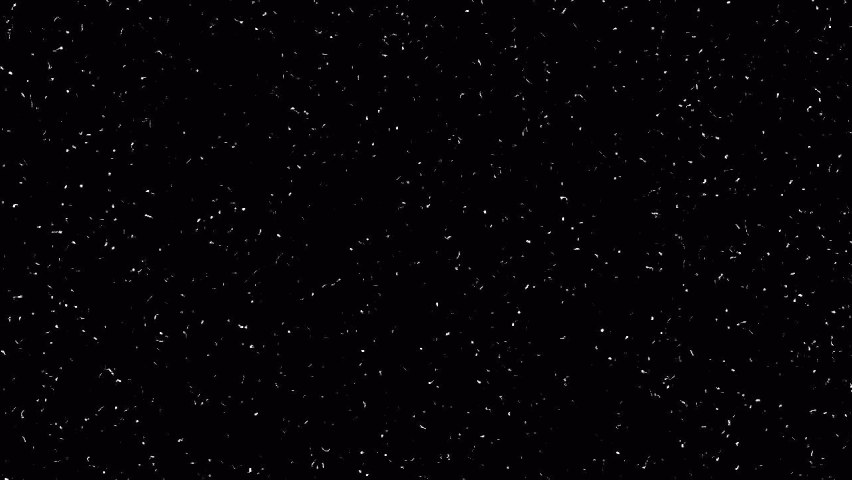
#> input picture data/22Na/22Na_1405.tiff, 852 x 480 px; its folder holds only this picture in this run
$ python parameter_histogram.py
#> lines starting #> are read from the running program, lines starting #| are printed output that depends on the picture; after the words box and inside, x2 and y2 are one past the last pixel; in counts of white or black regions, pixels touching at a corner belong together
### webcam.py
# Standard imports
import matplotlib.pyplot as plt
import matplotlib as mpl
import cv2
import numpy as np
import glob
import pandas as pd
from tqdm import tqdm

# 写真データのオフセット分を取り除く用のパラメタ
Na_slice = ( slice( 70, -71 ), slice(  2,  -3 ) )
Co_slice = ( slice( 70, -71 ), slice(  2,  -3 ) )
Sr_slice = ( slice( None ),    slice( None ) )
Ba_slice = ( slice( 44, -45 ), slice(  2,  -3 ) )
Eu_slice = ( slice( 43, -44 ), slice(  2,  -3 ) )
Am_slice = ( slice(  2,  -3 ), slice( 18, -19 ) )
Monazu_slice = ( slice( 2, -3 ), slice( 47, -48 ) )

class AnalysisImage:
    def __init__(self, pathlist, source_slice):
        self.pathlist = pathlist
        self.source_slice = source_slice
        self.threshold = 5

        self.num       = []
        self.area      = np.array([])
        self.arc_len   = np.array([])
        self.luminance = np.array([])
        self.ratio     = np.array([])

    # [6 lines left out: function initialize, not called in this run]

    def load_data(self, path):
#> called with path = './data/22Na/22Na_1405.tiff'
        gray_img = cv2.cvtColor( cv2.imread(path) , cv2.COLOR_BGR2GRAY)[ self.source_slice[0], self.source_slice[1] ]
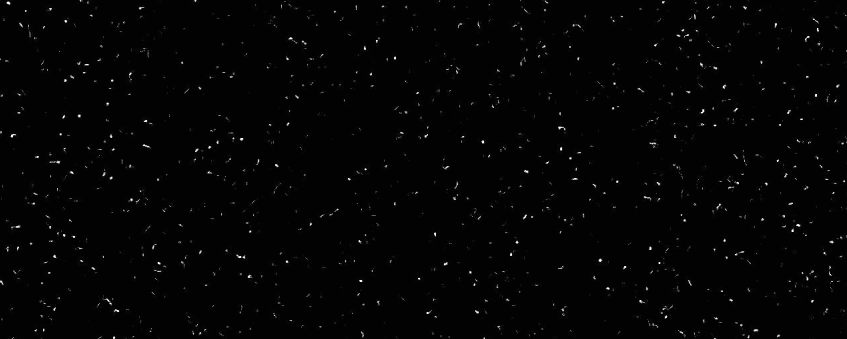
#> gray_img: shape (339, 847); min 2, max 254, mean 4
        return gray_img

    def analyze(self, threshold = 5):
        self.threshold = threshold
        for path in tqdm(self.pathlist):
            gray_img = self.load_data( path )
            ret, binary = cv2.threshold(gray_img, self.threshold, 255, cv2.THRESH_BINARY)
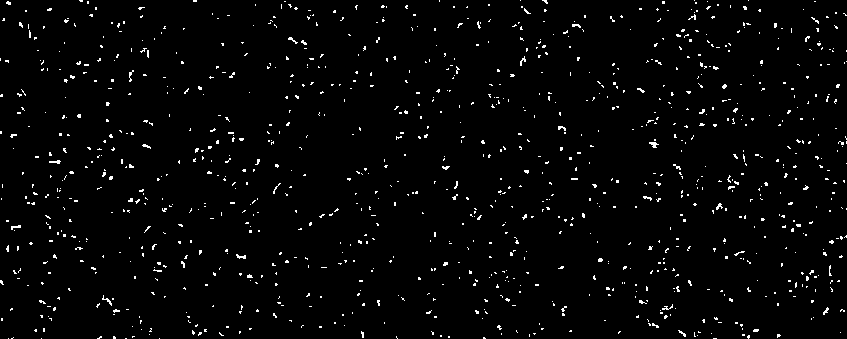
#> binary: shape (339, 847); 2.3% white in thin lines or dots
#> ret = 15
            contours, hierarchy = cv2.findContours(binary, cv2.RETR_LIST, cv2.CHAIN_APPROX_NONE)
#> contours = 1079 contours, 1078 with area under 20; largest, box (x1, y1, x2, y2) and area: (649, 142, 659, 148) 21

            self.num.append( len(contours) )
            tmp_area         = []
            area_append      = tmp_area.append
            tmp_arc_len      = []
            arc_len_append   = tmp_arc_len.append
            tmp_luminance    = []
            luminance_append = tmp_luminance.append
            tmp_ratio        = []
            ratio_append     = tmp_ratio.append

            for i, contour in enumerate(contours):
                area_append( cv2.contourArea(contour) )
                arc_len_append( cv2.arcLength(contour, True) )
                mask = np.zeros_like(gray_img)
                cv2.fillPoly(mask, contour, 255)
                luminance_append( np.sum( (gray_img * mask).ravel() ) )
                tmp_rect = cv2.minAreaRect(contour)
                if np.max(tmp_rect[1]) != 0.:
                    ratio_append( np.min(tmp_rect[1]) / np.max(tmp_rect[1]) )
                else:
                    ratio_append( -1 )
#> this loop made 1079 passes
#> tmp_rect on passes 1, 2, 4: ((714.5, 338), (0, 3), -90), ((159, 338), (0, 0), -90), ((41, 338), (0, 0), -90)
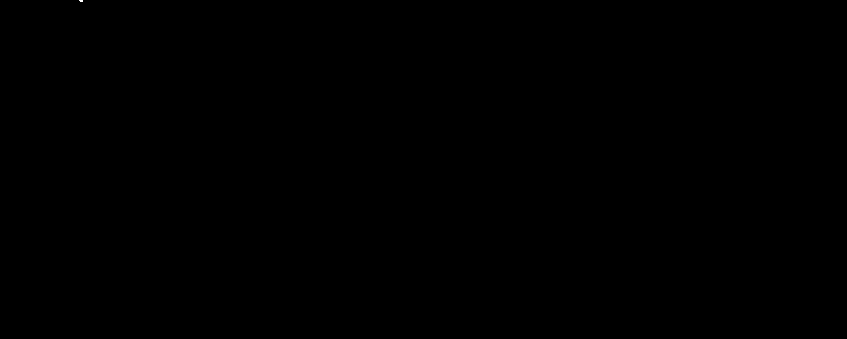
#> mask: shape (339, 847); 0% white in thin lines or dots, all inside (x1, y1, x2, y2) = (79, 0, 83, 2)

            self.area      = np.append(self.area, tmp_area)
#> self.area = 1079 values, max 21 at index 626, min 0 at index 0, mean 2.17
            self.arc_len   = np.append(self.arc_len, tmp_arc_len)
#> self.arc_len = 1079 values, max 36.38 at index 107, min 0 at index 1, mean 6.44
            self.luminance = np.append(self.luminance, tmp_luminance)
#> self.luminance = 1079 values, max 4635 at index 626, min 139 at index 528, mean 1056.5
            self.ratio     = np.append(self.ratio, tmp_ratio)
#> self.ratio = 1079 values, max 1 at index 7, min -1 at index 1, mean 0.25

    # [55 lines left out: functions get_img_event_num, rect_plot, event_plot, not called in this run]

### parameter_histogram.py
# original class import
import webcam

# Standard imports
import matplotlib.pyplot as plt
import matplotlib as mpl
from matplotlib.ticker import ScalarFormatter
import cv2
import numpy as np
import glob
import pandas as pd
from tqdm import tqdm

plt.rcParams['font.family'] = 'Times New Roman' #全体のフォントを設定
plt.rcParams['mathtext.fontset'] = 'stix'
plt.rcParams['font.size'] = 22
plt.rcParams['axes.linewidth'] = 1.0# 軸の線幅edge linewidth。囲みの太さ
plt.rcParams['axes.grid'] = True
plt.rcParams['figure.subplot.left'] = 0.13
plt.rcParams['figure.subplot.right'] = 0.95
plt.rcParams['figure.subplot.top'] = 0.95
plt.rcParams['figure.subplot.bottom'] = 0.13
plt.rcParams["xtick.direction"] = "in"               #x軸の目盛線を内向きへ
plt.rcParams["ytick.direction"] = "in"               #y軸の目盛線を内向きへ
plt.rcParams["xtick.minor.visible"] = True           #x軸補助目盛りの追加
plt.rcParams["ytick.minor.visible"] = True           #y軸補助目盛りの追加
plt.rcParams["xtick.major.size"] = 10                #x軸主目盛り線の長さ
plt.rcParams["ytick.major.size"] = 10                #y軸主目盛り線の長さ
plt.rcParams["xtick.minor.size"] = 5                 #x軸補助目盛り線の長さ
plt.rcParams["ytick.minor.size"] = 5                 #y軸補助目盛り線の長さ

test_slice = slice( 0, 6 )
img_threshold = 15

Na_pathlist = glob.glob("./data/22Na/*.tiff")
Na = webcam.AnalysisImage( Na_pathlist[test_slice], webcam.Na_slice )
Na.analyze(img_threshold)

Co_pathlist = glob.glob("./data/60Co/*.tiff")
Co = webcam.AnalysisImage( Co_pathlist[test_slice], webcam.Co_slice )
Co.analyze(img_threshold)

Sr_pathlist = glob.glob("./data/90Sr/*.tiff")
Sr = webcam.AnalysisImage( Sr_pathlist[test_slice], webcam.Sr_slice )
Sr.analyze(img_threshold)

Ba_pathlist = glob.glob("./data/133Ba/*.tiff")
Ba = webcam.AnalysisImage( Ba_pathlist[test_slice], webcam.Ba_slice )
Ba.analyze(img_threshold)

Eu_pathlist = glob.glob("./data/152Eu/*.tiff")
Eu = webcam.AnalysisImage( Eu_pathlist[test_slice], webcam.Eu_slice )
Eu.analyze(img_threshold)

Am_pathlist = glob.glob("./data/241Am/*.tiff")
Am = webcam.AnalysisImage( Am_pathlist[test_slice], webcam.Am_slice )
Am.analyze(img_threshold)

Monazu_pathlist = glob.glob("./data/Monazu/*.tiff")
Monazu = webcam.AnalysisImage( Monazu_pathlist[test_slice], webcam.Monazu_slice )
Monazu.analyze(img_threshold)

fig = plt.figure(figsize= (8, 8))
ax = fig.add_subplot(1, 1, 1)
ax.hist( Na.luminance, bins = 50, range = (0, 8000), alpha = 0.3, density=1., label = "22Na", color = "C0" )
ax.hist( Sr.luminance, bins = 50, range = (0, 8000), alpha = 0.3, density=1., label = "90Sr", color = "C1" )
ax.hist( Co.luminance, bins = 50, range = (0, 8000), alpha = 0.3, density=1., label = "60Co", color = "C2" )
ax.hist( Ba.luminance, bins = 50, range = (0, 8000), alpha = 0.3, density=1., label = "133Ba", color = "C3" )
ax.hist( Eu.luminance, bins = 50, range = (0, 8000), alpha = 0.3, density=1., label = "152Eu", color = "C4" )
ax.hist( Am.luminance, bins = 50, range = (0, 8000), alpha = 0.3, density=1., label = "241Am", color = "C5" )
ax.set_xlabel("Luminance")
ax.set_xlim( -10, 5100 )
ax.yaxis.set_major_formatter(ScalarFormatter(useMathText=True))
ax.ticklabel_format(style="sci",  axis="y",scilimits=(0,0))
plt.legend()
plt.savefig("img/luminance_all.png", dpi=600, transparent=True)
#> figure, not shown here; tallest bar 0.000794 high, from x = 160 to 320
plt.show()

fig = plt.figure(figsize= (8, 8))
ax = fig.add_subplot(1, 1, 1)
ax.hist( Co.luminance, bins = 50, range = (0, 8000), alpha = 0.3, density=1., label = "60Co", color = "C2" )
ax.hist( Ba.luminance, bins = 50, range = (0, 8000), alpha = 0.3, density=1., label = "133Ba", color = "C3" )
ax.hist( Eu.luminance, bins = 50, range = (0, 8000), alpha = 0.3, density=1., label = "152Eu", color = "C4" )
ax.set_xlabel("Luminance")
ax.set_xlim( -10, 5100 )
ax.yaxis.set_major_formatter(ScalarFormatter(useMathText=True))
ax.ticklabel_format(style="sci",  axis="y",scilimits=(0,0))
plt.legend()
plt.savefig("img/luminance_gammma.png", dpi=600, transparent=True)
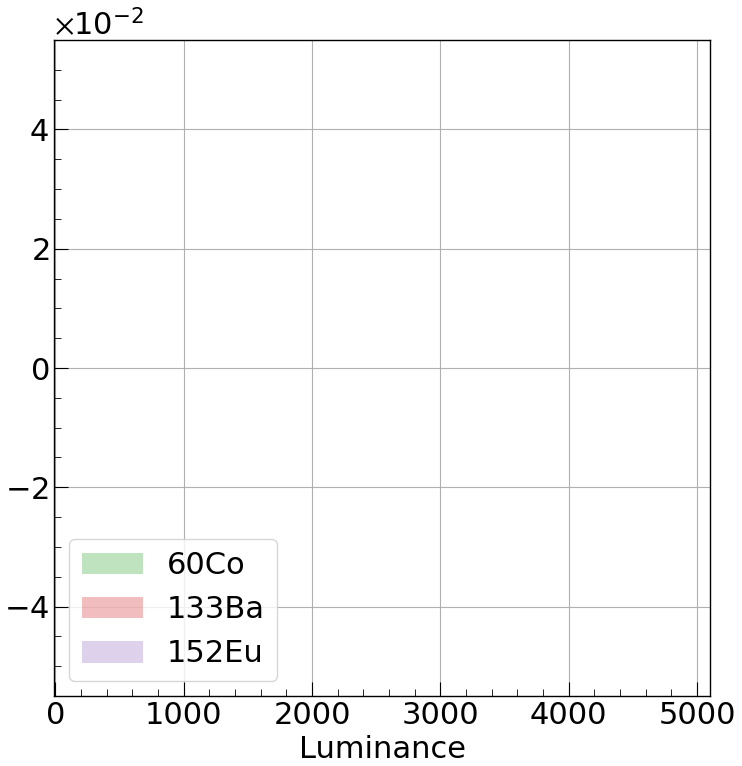
#> figure drawn by matplotlib, 1 panel
plt.show()

fig = plt.figure(figsize= (8, 8))
ax = fig.add_subplot(1, 1, 1)
ax.hist( Na.luminance, bins = 50, range = (0, 8000), alpha = 0.3, density=1., label = "22Na", color = "C0" )
ax.hist( Sr.luminance, bins = 50, range = (0, 8000), alpha = 0.3, density=1., label = "90Sr", color = "C1" )
ax.set_xlabel("Luminance")
ax.set_xlim( -10, 5100 )
ax.yaxis.set_major_formatter(ScalarFormatter(useMathText=True))
ax.ticklabel_format(style="sci",  axis="y",scilimits=(0,0))
plt.legend()
plt.savefig("img/luminance_beta.png", dpi=600, transparent=True)
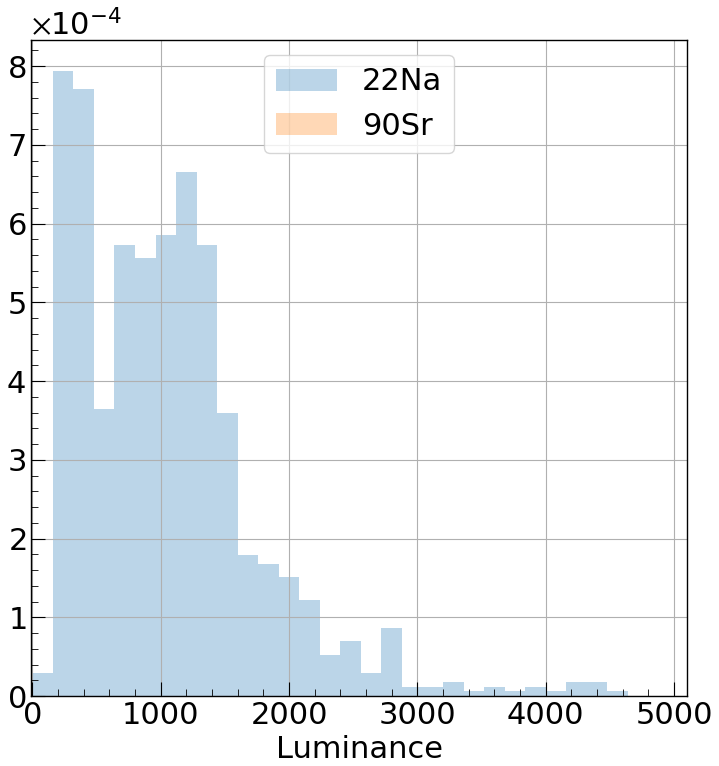
#> figure drawn by matplotlib, 1 panel; tallest bar 0.000794 high, from x = 160 to 320
plt.show()

fig = plt.figure(figsize= (8, 8))
ax = fig.add_subplot(1, 1, 1)
ax.hist( Na.area, bins = 50, range = (0, 40), alpha = 0.3, density=1., label = "22Na", color = "C0" )
ax.hist( Sr.area, bins = 50, range = (0, 40), alpha = 0.3, density=1., label = "90Sr", color = "C1" )
ax.hist( Co.area, bins = 50, range = (0, 40), alpha = 0.3, density=1., label = "60Co", color = "C2" )
ax.hist( Ba.area, bins = 50, range = (0, 40), alpha = 0.3, density=1., label = "133Ba", color = "C3" )
ax.hist( Eu.area, bins = 50, range = (0, 40), alpha = 0.3, density=1., label = "152Eu", color = "C4" )
ax.hist( Am.area, bins = 50, range = (0, 40), alpha = 0.3, density=1., label = "241Am", color = "C5" )
ax.set_xlabel("Area")
ax.set_xlim( -1, 21 )
ax.yaxis.set_major_formatter(ScalarFormatter(useMathText=True))
ax.ticklabel_format(style="sci",  axis="y",scilimits=(0,0))
plt.legend()
plt.savefig("img/area_all.png", dpi=600, transparent=True)
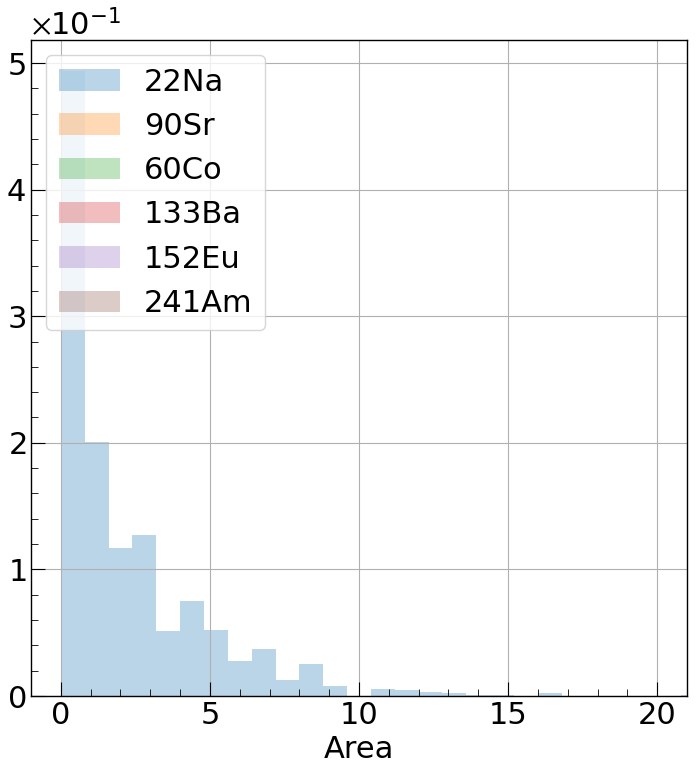
#> figure drawn by matplotlib, 1 panel; tallest bar 0.494 high, from x = -5.55e-17 to 0.8
plt.show()

fig = plt.figure(figsize= (8, 8))
ax = fig.add_subplot(1, 1, 1)
ax.hist( Na.arc_len, bins = 50, range = (0, 40), alpha = 0.3, density=1., label = "22Na", color = "C0" )
ax.hist( Sr.arc_len, bins = 50, range = (0, 40), alpha = 0.3, density=1., label = "90Sr", color = "C1" )
ax.hist( Co.arc_len, bins = 50, range = (0, 40), alpha = 0.3, density=1., label = "60Co", color = "C2" )
ax.hist( Ba.arc_len, bins = 50, range = (0, 40), alpha = 0.3, density=1., label = "133Ba", color = "C3" )
ax.hist( Eu.arc_len, bins = 50, range = (0, 40), alpha = 0.3, density=1., label = "152Eu", color = "C4" )
ax.hist( Am.arc_len, bins = 50, range = (0, 40), alpha = 0.3, density=1., label = "241Am", color = "C5" )
ax.set_xlabel("Arc Length")
ax.set_xlim( -1, 31 )
ax.yaxis.set_major_formatter(ScalarFormatter(useMathText=True))
ax.ticklabel_format(style="sci",  axis="y",scilimits=(0,0))
plt.legend()
plt.savefig("img/arc_length__all.png", dpi=600, transparent=True)
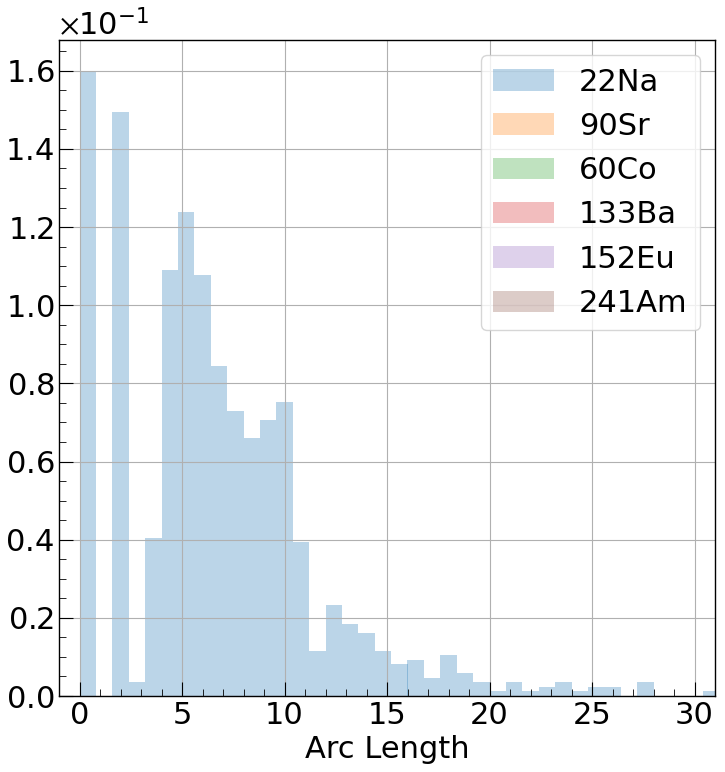
#> figure drawn by matplotlib, 1 panel; tallest bar 0.16 high, from x = -5.55e-17 to 0.8
plt.show()
